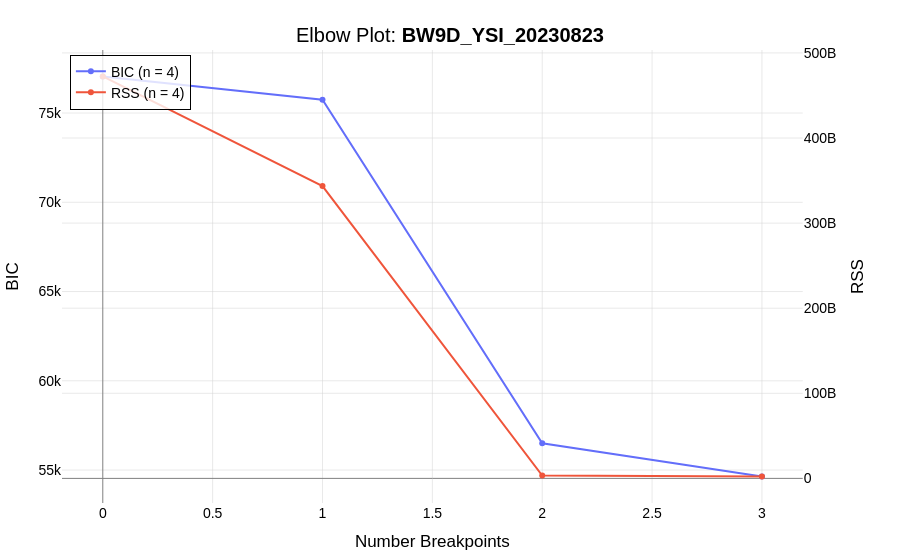

Notebook code for this chart:
### Code cell
# Elbow plot

x_values = np.array(list(trial_select['df']['n_breakpoints'].values()))
y_values = np.array(list(trial_select['df']['bic'].values()))
secondary_x = np.array(list(trial_select['df']['n_breakpoints'].values()))
secondary_y = np.array(list(trial_select['df']['rss'].values()))

plots.plot_data(
    x_values=x_values,
    y_values=y_values,
    plot_mode='lines+markers',
    x_axis_label="Number Breakpoints",
    y_axis_label="BIC",
    secondary_x=secondary_x,
    secondary_y=secondary_y,
    use_secondary_axis=True,
    y2_axis_label="RSS",
    trace_names=['BIC', 'RSS'],
    title=f"Elbow Plot: <b>{ID_PROFILE_NAME}<b>",
)

### Figure 1 — Plotly figure (JSON) as saved in the notebook; plotly's stock layout.template omitted (floating-point values rounded to 4 significant figures)
{"data": [{"mode": "lines+markers", "name": "BIC (n = 4)", "type": "scatter", "x": [0, 1, 2, 3], "xaxis": "x", "y": [77050.0, 75750.0, 56500.0, 54630.0], "yaxis": "y"}, {"mode": "lines+markers", "name": "RSS (n = 4)", "type": "scatter", "x": [0, 1, 2, 3], "xaxis": "x", "y": [472400000000.0, 343500000000.0, 3323000000.0, 2112000000.0], "yaxis": "y2"}], "layout": {"font": {"color": "black", "family": "Arial, sans-serif", "size": 14}, "legend": {"bgcolor": "rgba(255, 255, 255, 0.8)", "bordercolor": "black", "borderwidth": 1, "x": 0.01, "xanchor": "left", "y": 0.99, "yanchor": "top"}, "margin": {"b": 50, "l": 50, "r": 50, "t": 50}, "title": {"text": "Elbow Plot: <b>BW9D_YSI_20230823<b>", "x": 0.5, "xanchor": "center", "y": 0.95, "yanchor": "top"}, "xaxis": {"anchor": "y", "domain": [0, 0.94], "gridcolor": "LightGray", "gridwidth": 0.5, "showgrid": true, "title": {"text": "Number Breakpoints"}, "zeroline": true, "zerolinecolor": "Gray", "zerolinewidth": 1}, "yaxis": {"anchor": "x", "domain": [0, 1], "gridcolor": "LightGray", "gridwidth": 0.5, "showgrid": true, "title": {"text": "BIC"}, "zeroline": true, "zerolinecolor": "Gray", "zerolinewidth": 1}, "yaxis2": {"anchor": "x", "gridcolor": "LightGray", "gridwidth": 0.5, "overlaying": "y", "showgrid": true, "side": "right", "title": {"text": "RSS"}, "zeroline": true, "zerolinecolor": "Gray", "zerolinewidth": 1}}}
